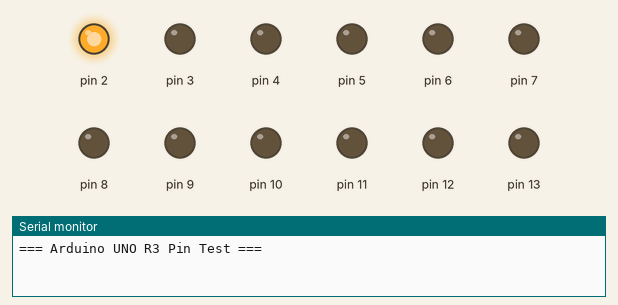
This program was run on a simulated Arduino Uno, built with avr-gcc and run on an emulated ATmega328P. On the bench: output pins drawn as LEDs (lit = HIGH), the last lines printed to the serial monitor.

Above: at 0.01 s.
At 0.61 s:
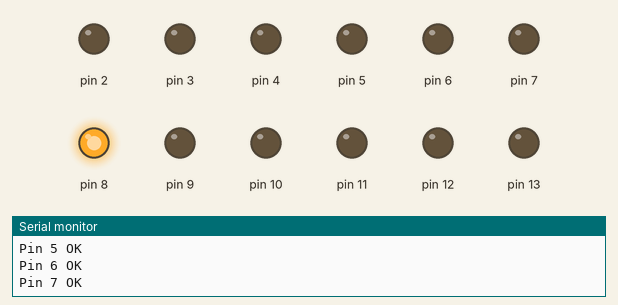
At 1.3 s:
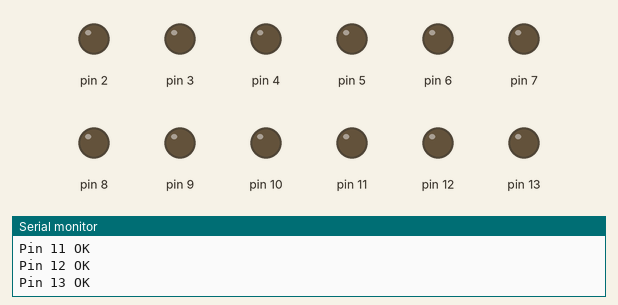
Timing chart, 0 to 2.8 s (numbered marks = the images above):
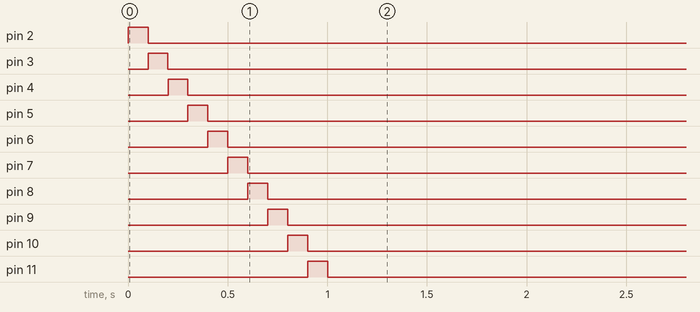

The program:

main.cpp
```cpp
#include <Arduino.h>
void setup() {
    Serial.begin(9600); // เริ่มการสื่อสารกับคอมพิวเตอร์
    Serial.println("=== Arduino UNO R3 Pin Test ===");

    // ทดสอบขา Digital 2 ถึง 13
    for(int pin = 2; pin <= 13; pin++) {
        pinMode(pin, OUTPUT);   // ตั้งค่าให้เป็นขาจ่ายไฟออก
        digitalWrite(pin, HIGH);  // สั่งให้จ่ายไฟ
        delay(100);             // รอ 0.1 วินาที
        digitalWrite(pin, LOW);   // สั่งให้หยุดจ่ายไฟ
        Serial.print("Pin ");
        Serial.print(pin);
        Serial.println(" OK");
    }
}

void loop() {
    // ไม่ต้องทำอะไรใน loop
}
```
